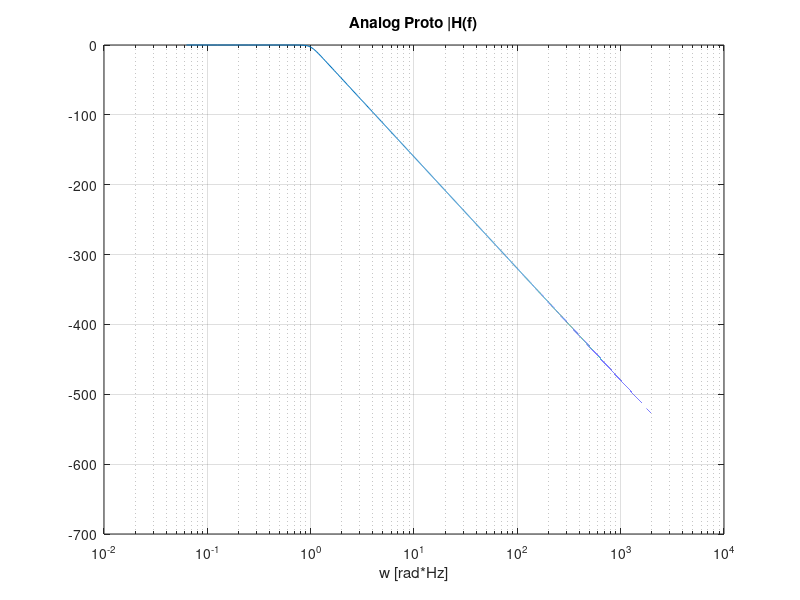
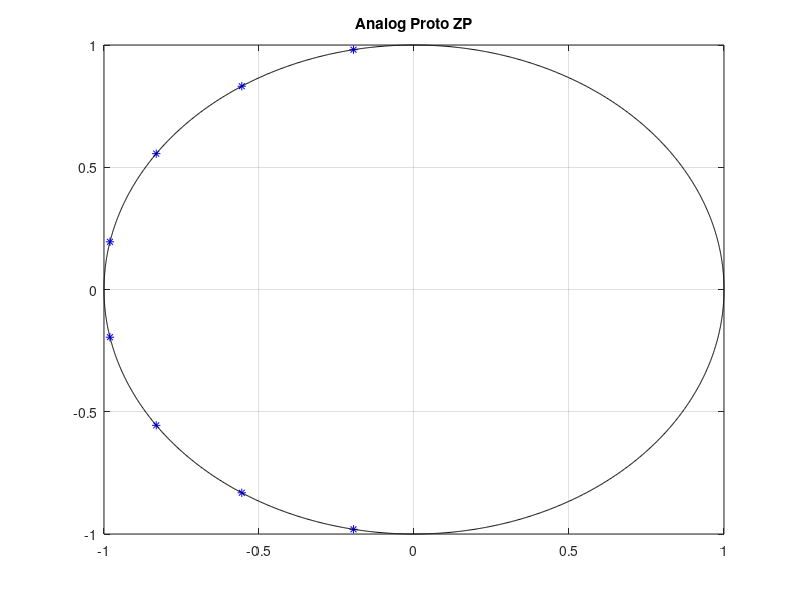

Reproduce these figures in MATLAB, in order. (Note: this script raises an error after producing the figures.)
% cps_07_analog_tranform.m
clear all; close all;

% Wymagania
N = 8;              % liczba biegunow transmitanci prototypu analogowego
f0 = 100;           % dla filtrow LowPass  oraz HighPass
f1 = 10; f2=100;    % dla filtrow BandPass oraz BandStop
Rp = 3;             % dozwolony poziom oscylacji w pasmie przepustowym (w dB) - ripples in pass
Rs = 100;           % dozwolony poziom oscylacji w pasmie zaporowym (w dB) - ripples in stop
     
% Projekt analogowego filtra prototypowego - dolnoprzepustowy z w0 = 1 
  [z,p,wzm] = buttap(N);          % analogowy prototyp Butterwotha
% [z,p,wzm] = cheb1ap(N,Rp);      % analogowy prototyp Czebyszewa typu-I
% [z,p,wzm] = cheb2ap(N,Rs);      % analogowy prototyp Czebyszewa typu-II
% [z,p,wzm] = ellipap(N,Rp,Rs);   % analogowy prototyp Cauera (eliptyczny)
b = wzm*poly(z);                  % [z,wzm] --> b      
a = poly(p);                      % p --> a
f = 0 : 0.01 : 1000; w = 2*pi*f;  % zakres częstotliwosci
H = freqs(b,a,w);                 % odpowiedz czestotliwosciowa filtra (funkcja Matlaba)  
fi=0:pi/1000:2*pi; c=cos(fi); s=sin(fi);
figure; semilogx(w,20*log10(abs(H))); grid; xlabel('w [rad*Hz]'); title('Analog Proto |H(f)'); pause 
figure; plot(real(z),imag(z),'ro',real(p),imag(p),'b*',c,s,'k-'); grid; title('Analog Proto ZP'); pause 
      
% Transformacja czestotliwosci: znormalizowany (w0=1) LowPass --> xxxPass, xxxStop
% Funkcje xx2yy z Signal Processing Toolbox
% [b,a] = lp2lp(b,a,2*pi*f0);                         % LowPass na LowPass
% [b,a] = lp2hp(b,a,2*pi*f0);                         % LowPass na HighPass
% [b,a] = lp2bp(b,a,2*pi*sqrt(f1*f2),2*pi*(f2-f1));   % LowPass na BandPass
  [b,a] = lp2bs(b,a,2*pi*sqrt(f1*f2),2*pi*(f2-f1));   % LowPass na BandStop

z=roots(b); p=roots(a);

% ... kontynuuj cps_07_analog_intro.m
